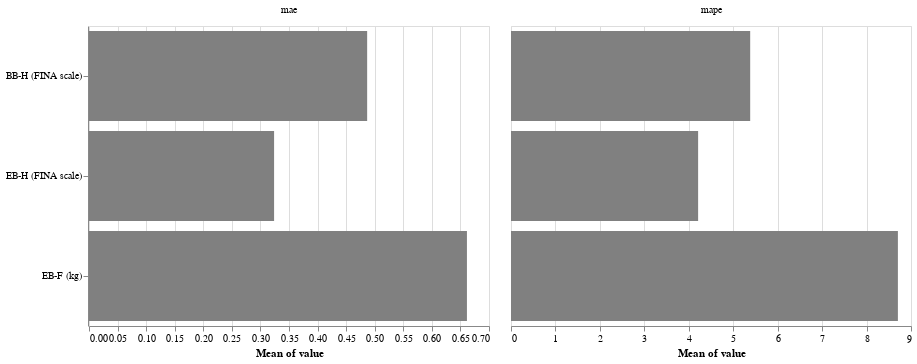

Notebook code for this chart:
### Code cell
alt.Chart().mark_bar(color="grey").encode(
    alt.X("mean(value)"),
    alt.Y("test", title=None, scale=alt.Scale(domain=test_cols_order)),
).facet(
    data=evaluation.replace(test_cols_renamed).melt(id_vars="test"),
    column=alt.Column("variable", title=None),
).resolve_scale(
    x="independent"
)

### Figure 1 — Vega-Lite specification as saved in the notebook (floating-point values rounded to 4 significant figures)
{"$schema": "https://vega.github.io/schema/vega-lite/v2.6.0.json", "config": {"view": {"height": 300, "width": 400}}, "data": {"name": "data-e7a41a353e2eb957b87d06c6e0adb263"}, "datasets": {"data-e7a41a353e2eb957b87d06c6e0adb263": [{"test": "BB-H (FINA scale)", "value": 1.399, "variable": "mae"}, {"test": "BB-H (FINA scale)", "value": 0.2722, "variable": "mae"}, {"test": "BB-H (FINA scale)", "value": 0.07263, "variable": "mae"}, {"test": "BB-H (FINA scale)", "value": 1.175, "variable": "mae"}, {"test": "BB-H (FINA scale)", "value": 0.01935, "variable": "mae"}, {"test": "BB-H (FINA scale)", "value": 0.5564, "variable": "mae"}, {"test": "BB-H (FINA scale)", "value": 0.4574, "variable": "mae"}, {"test": "BB-H (FINA scale)", "value": 1.126, "variable": "mae"}, {"test": "BB-H (FINA scale)", "value": 0.3917, "variable": "mae"}, {"test": "BB-H (FINA scale)", "value": 0.3579, "variable": "mae"}, {"test": "BB-H (FINA scale)", "value": 0.1307, "variable": "mae"}, {"test": "BB-H (FINA scale)", "value": 0.262, "variable": "mae"}, {"test": "BB-H (FINA scale)", "value": 0.1506, "variable": "mae"}, {"test": "BB-H (FINA scale)", "value": 0.2764, "variable": "mae"}, {"test": "BB-H (FINA scale)", "value": 0.7208, "variable": "mae"}, {"test": "BB-H (FINA scale)", "value": 0.7978, "variable": "mae"}, {"test": "BB-H (FINA scale)", "value": 0.4825, "variable": "mae"}, {"test": "BB-H (FINA scale)", "value": 0.4904, "variable": "mae"}, {"test": "BB-H (FINA scale)", "value": 0.1107, "variable": "mae"}, {"test": "EB-H (FINA scale)", "value": 0.325, "variable": "mae"}, {"test": "EB-H (FINA scale)", "value": 0.01442, "variable": "mae"}, {"test": "EB-H (FINA scale)", "value": 0.2757, "variable": "mae"}, {"test": "EB-H (FINA scale)", "value": 0.05501, "variable": "mae"}, {"test": "EB-H (FINA scale)", "value": 0.9036, "variable": "mae"}, {"test": "EB-H (FINA scale)", "value": 0.3168, "variable": "mae"}, {"test": "EB-H (FINA scale)", "value": 0.5246, "variable": "mae"}, {"test": "EB-H (FINA scale)", "value": 0.06509, "variable": "mae"}, {"test": "EB-H (FINA scale)", "value": 0.3709, "variable": "mae"}, {"test": "EB-H (FINA scale)", "value": 0.1696, "variable": "mae"}, {"test": "EB-H (FINA scale)", "value": 0.3819, "variable": "mae"}, {"test": "EB-H (FINA scale)", "value": 0.2774, "variable": "mae"}, {"test": "EB-H (FINA scale)", "value": 0.4329, "variable": "mae"}, {"test": "EB-H (FINA scale)", "value": 0.3047, "variable": "mae"}, {"test": "EB-H (FINA scale)", "value": 0.1511, "variable": "mae"}, {"test": "EB-H (FINA scale)", "value": 0.5726, "variable": "mae"}, {"test": "EB-H (FINA scale)", "value": 0.1611, "variable": "mae"}, {"test": "EB-H (FINA scale)", "value": 0.3829, "variable": "mae"}, {"test": "EB-H (FINA scale)", "value": 0.4686, "variable": "mae"}, {"test": "EB-F (kg)", "value": 0.07342, "variable": "mae"}, {"test": "EB-F (kg)", "value": 2.429, "variable": "mae"}, {"test": "EB-F (kg)", "value": 0.0256, "variable": "mae"}, {"test": "EB-F (kg)", "value": 0.9687, "variable": "mae"}, {"test": "EB-F (kg)", "value": 0.9592, "variable": "mae"}, {"test": "EB-F (kg)", "value": 0.307, "variable": "mae"}, {"test": "EB-F (kg)", "value": 1.985, "variable": "mae"}, {"test": "EB-F (kg)", "value": 0.929, "variable": "mae"}, {"test": "EB-F (kg)", "value": 0.4454, "variable": "mae"}, {"test": "EB-F (kg)", "value": 0.458, "variable": "mae"}, {"test": "EB-F (kg)", "value": 0.007393, "variable": "mae"}, {"test": "EB-F (kg)", "value": 0.2098, "variable": "mae"}, {"test": "EB-F (kg)", "value": 1.116, "variable": "mae"}, {"test": "EB-F (kg)", "value": 1.627, "variable": "mae"}, {"test": "EB-F (kg)", "value": 0.5171, "variable": "mae"}, {"test": "EB-F (kg)", "value": 0.1489, "variable": "mae"}, {"test": "EB-F (kg)", "value": 0.2393, "variable": "mae"}, {"test": "EB-F (kg)", "value": 0.07785, "variable": "mae"}, {"test": "EB-F (kg)", "value": 0.04232, "variable": "mae"}, {"test": "BB-H (FINA scale)", "value": 14.72, "variable": "mape"}, {"test": "BB-H (FINA scale)", "value": 3.024, "variable": "mape"}, {"test": "BB-H (FINA scale)", "value": 0.807, "variable": "mape"}, {"test": "BB-H (FINA scale)", "value": 12.36, "variable": "mape"}, {"test": "BB-H (FINA scale)", "value": 0.2276, "variable": "mape"}, {"test": "BB-H (FINA scale)", "value": 6.546, "variable": "mape"}, {"test": "BB-H (FINA scale)", "value": 5.382, "variable": "mape"}, {"test": "BB-H (FINA scale)", "value": 11.85, "variable": "mape"}, {"test": "BB-H (FINA scale)", "value": 4.353, "variable": "mape"}, {"test": "BB-H (FINA scale)", "value": 3.768, "variable": "mape"}, {"test": "BB-H (FINA scale)", "value": 1.538, "variable": "mape"}, {"test": "BB-H (FINA scale)", "value": 2.911, "variable": "mape"}, {"test": "BB-H (FINA scale)", "value": 1.673, "variable": "mape"}, {"test": "BB-H (FINA scale)", "value": 3.251, "variable": "mape"}, {"test": "BB-H (FINA scale)", "value": 9.01, "variable": "mape"}, {"test": "BB-H (FINA scale)", "value": 8.398, "variable": "mape"}, {"test": "BB-H (FINA scale)", "value": 5.677, "variable": "mape"}, {"test": "BB-H (FINA scale)", "value": 5.449, "variable": "mape"}, {"test": "BB-H (FINA scale)", "value": 1.302, "variable": "mape"}, {"test": "EB-H (FINA scale)", "value": 4.194, "variable": "mape"}, {"test": "EB-H (FINA scale)", "value": 0.1989, "variable": "mape"}, {"test": "EB-H (FINA scale)", "value": 3.447, "variable": "mape"}, {"test": "EB-H (FINA scale)", "value": 0.7677, "variable": "mape"}, {"test": "EB-H (FINA scale)", "value": 11.29, "variable": "mape"}, {"test": "EB-H (FINA scale)", "value": 3.841, "variable": "mape"}, {"test": "EB-H (FINA scale)", "value": 6.558, "variable": "mape"}, {"test": "EB-H (FINA scale)", "value": 0.8978, "variable": "mape"}, {"test": "EB-H (FINA scale)", "value": 5.362, "variable": "mape"}, {"test": "EB-H (FINA scale)", "value": 2.12, "variable": "mape"}, {"test": "EB-H (FINA scale)", "value": 5.207, "variable": "mape"}, {"test": "EB-H (FINA scale)", "value": 3.741, "variable": "mape"}, {"test": "EB-H (FINA scale)", "value": 5.247, "variable": "mape"}, {"test": "EB-H (FINA scale)", "value": 4.252, "variable": "mape"}, {"test": "EB-H (FINA scale)", "value": 2.109, "variable": "mape"}, {"test": "EB-H (FINA scale)", "value": 7.012, "variable": "mape"}, {"test": "EB-H (FINA scale)", "value": 2.358, "variable": "mape"}, {"test": "EB-H (FINA scale)", "value": 5.406, "variable": "mape"}, {"test": "EB-H (FINA scale)", "value": 5.982, "variable": "mape"}, {"test": "EB-F (kg)", "value": 1.122, "variable": "mape"}, {"test": "EB-F (kg)", "value": 26.88, "variable": "mape"}, {"test": "EB-F (kg)", "value": 0.4188, "variable": "mape"}, {"test": "EB-F (kg)", "value": 12.77, "variable": "mape"}, {"test": "EB-F (kg)", "value": 13.03, "variable": "mape"}, {"test": "EB-F (kg)", "value": 4.429, "variable": "mape"}, {"test": "EB-F (kg)", "value": 22.56, "variable": "mape"}, {"test": "EB-F (kg)", "value": 12.33, "variable": "mape"}, {"test": "EB-F (kg)", "value": 6.204, "variable": "mape"}, {"test": "EB-F (kg)", "value": 5.885, "variable": "mape"}, {"test": "EB-F (kg)", "value": 0.1125, "variable": "mape"}, {"test": "EB-F (kg)", "value": 2.992, "variable": "mape"}, {"test": "EB-F (kg)", "value": 20.02, "variable": "mape"}, {"test": "EB-F (kg)", "value": 20.17, "variable": "mape"}, {"test": "EB-F (kg)", "value": 7.991, "variable": "mape"}, {"test": "EB-F (kg)", "value": 2.078, "variable": "mape"}, {"test": "EB-F (kg)", "value": 4.299, "variable": "mape"}, {"test": "EB-F (kg)", "value": 1.481, "variable": "mape"}, {"test": "EB-F (kg)", "value": 0.6292, "variable": "mape"}]}, "facet": {"column": {"field": "variable", "title": null, "type": "nominal"}}, "resolve": {"scale": {"x": "independent", "y": "shared"}}, "spec": {"encoding": {"x": {"aggregate": "mean", "field": "value", "type": "quantitative"}, "y": {"field": "test", "scale": {"domain": ["BB-H (FINA scale)", "EB-H (FINA scale)", "EB-F (kg)"]}, "title": null, "type": "nominal"}}, "mark": {"color": "grey", "type": "bar"}}}
